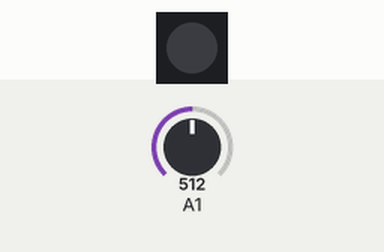
Simulated run of this sketch. Board: ATtiny85, built with avr-gcc and run on an emulated ATtiny85. On the bench: 1 RGB LEDs in strip order, left to right. The test bench sets the inputs (shaded band); at power-on: A1 = 512. Dim RGB values are drawn brighter than linear.

Above: at 0.1 s.
At 15.8 s:
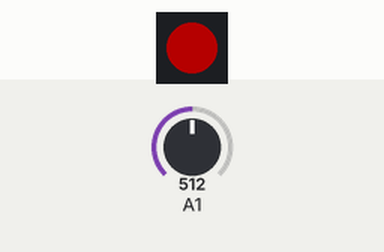
At 34.2 s:
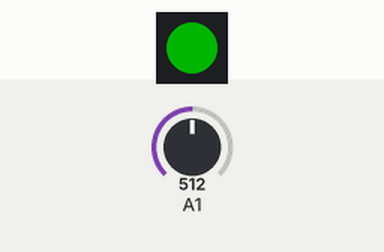
Timing chart, 0 to 35.7 s (numbered marks = the images above):
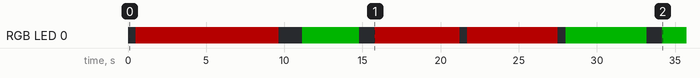

Measured:
- by itself, RGB LED 0: off → RGB(64, 0, 0) at 0.50 s, → off 9.1 s later, → RGB(0, 64, 0) 1.5 s later, → off 3.6 s later, … (11 changes in this stretch)

The sketch:

traffic.ino
```cpp
// (licence header left out)
#include <Adafruit_NeoPixel.h>

#include "game.h"

// Data pin for the LED. P0 is the DigiSpark's leftmost pin.
constexpr uint8_t LED_PIN = 0;

// A single WS2812B at full brightness is painfully bright and draws ~60 mA.
// 64 keeps it clearly visible without blinding anyone.
constexpr uint8_t BRIGHTNESS = 64;

Adafruit_NeoPixel pixel(1, LED_PIN, NEO_GRB + NEO_KHZ800);
traffic::Game game;

// The ATtiny85 has no entropy source, so mix the free-running microsecond
// counter with noise from an unconnected ADC pin. P2 is otherwise unused.
uint32_t makeSeed() {
  uint32_t seed = micros();
  for (uint8_t i = 0; i < 8; ++i) {
    seed = seed * 33u + static_cast<uint16_t>(analogRead(A1));
  }
  return seed;
}

void showPhase(traffic::Phase phase) {
  switch (phase) {
    case traffic::Phase::kGreen:
      pixel.setPixelColor(0, 0, 255, 0);
      break;
    case traffic::Phase::kRed:
      pixel.setPixelColor(0, 255, 0, 0);
      break;
    case traffic::Phase::kDark:
    default:
      pixel.setPixelColor(0, 0, 0, 0);
      break;
  }
  pixel.show();
}

void setup() {
  pixel.begin();
  pixel.setBrightness(BRIGHTNESS);
  pixel.setPixelColor(0, 0, 0, 0);
  pixel.show();

  game = traffic::Game(makeSeed());
  game.begin(millis());
}

void loop() {
  const uint32_t now = millis();
  if (game.due(now)) {
    showPhase(game.advance(now));
  }
}
```

game.h
```cpp
// (licence header left out)
#pragma once

#include <stdint.h>

// Red light, green light timing logic.
//
// The game is deliberately dumb: it alternates a coloured phase with a short
// dark gap. A dark phase either starts a green or red phase, or (one time in
// three) repeats the gap so the next colour arrives a little later.
//
// Nothing here touches the Arduino API, so the whole schedule is exercised by
// host-side tests.

namespace traffic {

enum class Phase : uint8_t { kDark, kGreen, kRed };

// The pause between coloured phases, in milliseconds.
constexpr uint16_t kDarkMs = 500;

// A green or red phase lasts a random time in [kColorMinMs, kColorMaxMs).
constexpr uint32_t kColorMinMs = 3000;
constexpr uint32_t kColorMaxMs = 10000;

class Game {
 public:
  // A zero seed would make the xorshift generator stick at zero.
  explicit Game(uint32_t seed = 1) : rng_(seed == 0 ? 1 : seed) {}

  void begin(uint32_t nowMs) {
    phase_ = Phase::kDark;
    durationMs_ = kDarkMs;
    endsAtMs_ = nowMs + durationMs_;
  }

  // True once the current phase has run for its full duration. The signed
  // subtraction keeps this correct when millis() wraps.
  bool due(uint32_t nowMs) const {
    return static_cast<int32_t>(nowMs - endsAtMs_) >= 0;
  }

  // Moves to the next phase, starting from nowMs, and returns it.
  Phase advance(uint32_t nowMs) {
    if (phase_ == Phase::kDark) {
      switch (nextRandom(3)) {
        case 1:
          phase_ = Phase::kGreen;
          durationMs_ = kColorMinMs + nextRandom(kColorMaxMs - kColorMinMs);
          break;
        case 2:
          phase_ = Phase::kRed;
          durationMs_ = kColorMinMs + nextRandom(kColorMaxMs - kColorMinMs);
          break;
        default:
          // Roll again after another gap: same behaviour as the original
          // sketch's random(3) == 0 branch.
          phase_ = Phase::kDark;
          durationMs_ = kDarkMs;
          break;
      }
    } else {
      phase_ = Phase::kDark;
      durationMs_ = kDarkMs;
    }

    endsAtMs_ = nowMs + durationMs_;
    return phase_;
  }

  Phase phase() const { return phase_; }
  uint32_t durationMs() const { return durationMs_; }
  uint32_t endsAtMs() const { return endsAtMs_; }

 private:
  // xorshift32: cheap on an ATtiny85 and good enough for a game.
  uint32_t nextRandom(uint32_t bound) {
    rng_ ^= rng_ << 13;
    rng_ ^= rng_ >> 17;
    rng_ ^= rng_ << 5;
    return rng_ % bound;
  }

  uint32_t rng_;
  Phase phase_ = Phase::kDark;
  uint32_t durationMs_ = kDarkMs;
  uint32_t endsAtMs_ = 0;
};

}  // namespace traffic
```
